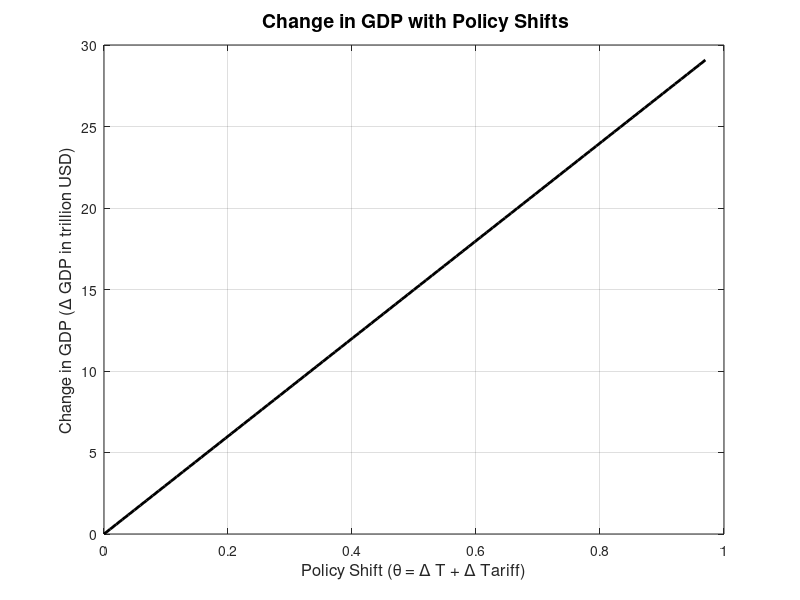

MATLAB code for this plot: (Note: this script raises an error after producing the figure.)
%% Parameters
GDP_current = 27.36; 
population = 0.3349; 
wealth_top10_current = 60; 

% GDP Elasticity Parameters
beta_C = 0.6817; 
beta_I = 0.207;  
beta_G = 0.207;  

% Policy Changes
tax_rate = 0.22;  
tariff_increase = 0.75;  
policy_shift_max = tax_rate + tariff_increase; % Total policy shift

% Elasticity
GDP_elasticity = beta_C + beta_I + beta_G;  
wealth_elasticity = 0.4 + 0.1;  

%% Define General Equations
GDP_func = @(theta) GDP_current * (1 + GDP_elasticity * theta);
Wealth_func = @(theta) wealth_top10_current * (1 + wealth_elasticity * theta);
GDP_pc_func = @(theta) GDP_func(theta) / population; 

%% Generate Data for Graphs
policy_shift = linspace(0, policy_shift_max, 100); % Varying policy shift values
GDP_values = GDP_func(policy_shift); 
GDP_pc_values = GDP_pc_func(policy_shift);
Wealth_values = Wealth_func(policy_shift);

%% Change in GDP
figure;
plot(policy_shift, GDP_values - GDP_current, 'k', 'LineWidth', 2); % Black line
title('\bf Change in GDP with Policy Shifts', 'FontSize', 14);
xlabel('Policy Shift (\theta = \Delta T + \Delta Tariff)', 'FontSize', 12, 'Interpreter', 'tex');
ylabel('Change in GDP (\Delta GDP in trillion USD)', 'FontSize', 12, 'Interpreter', 'tex');
grid on;
xline(0.22, '--k', 'Avg Income Tax Rate', 'FontSize', 10, 'LabelHorizontalAlignment', 'left');
xline(0.75, '--k', 'Full Tariff Increase', 'FontSize', 10, 'LabelHorizontalAlignment', 'left');

%% Change in GDP Per Capita 
figure;
plot(policy_shift, GDP_pc_values, '--k', 'LineWidth', 2); % Black dashed line
title('\bf Change in GDP Per Capita with Policy Shifts', 'FontSize', 14);
xlabel('Policy Shift (\theta = \Delta T + \Delta Tariff)', 'FontSize', 12, 'Interpreter', 'tex');
ylabel('GDP Per Capita (thousand USD/person)', 'FontSize', 12, 'Interpreter', 'tex');
grid on;
xline(0.22, '--k', 'Avg Income Tax Rate', 'FontSize', 10, 'LabelHorizontalAlignment', 'left');
xline(0.75, '--k', 'Full Tariff Increase', 'FontSize', 10, 'LabelHorizontalAlignment', 'left');

%% Change in Wealth Disparity
figure;
plot(policy_shift, Wealth_values - wealth_top10_current, '-.k', 'LineWidth', 2); % Black dash-dot line
title('\bf Change in Wealth Disparity with Policy Shifts', 'FontSize', 14);
xlabel('Policy Shift (\theta = \Delta T + \Delta Tariff)', 'FontSize', 12, 'Interpreter', 'tex');
ylabel('Change in Wealth Disparity (\Delta G in %)', 'FontSize', 12, 'Interpreter', 'tex');
grid on;
xline(0.22, '--k', 'Avg Income Tax Rate', 'FontSize', 10, 'LabelHorizontalAlignment', 'left');
xline(0.75, '--k', 'Full Tariff Increase', 'FontSize', 10, 'LabelHorizontalAlignment', 'left');

% After GDP plot
saveas(gcf, 'GDP_change.png');

% After GDP per capita plot
saveas(gcf, 'GDP_per_capita.png');

% After Wealth disparity plot
saveas(gcf, 'Wealth_disparity.png');
